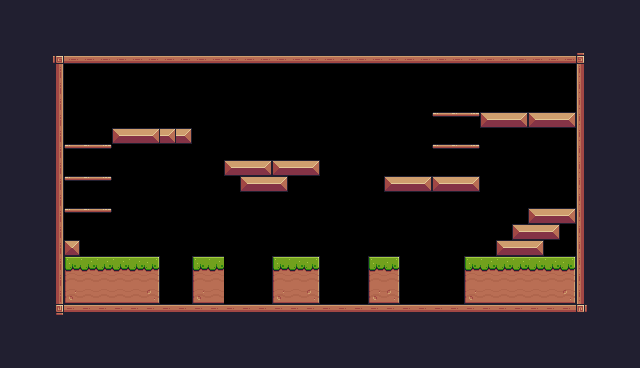

This is a level from a 2D game, rendered from its Tiled map with the project's own tilesets. A one-line summary and the complete map file follow:
An orthogonal 40x23 tile map with 16x16 px tiles, 1 tile layer (Background) and 1 object (Player).

<map version="1.10" tiledversion="1.11.2" orientation="orthogonal" renderorder="right-down" width="40" height="23" tilewidth="16" tileheight="16" infinite="0" nextlayerid="3" nextobjectid="2">
 <tileset firstgid="1" source="Pixel Adventure.tsx" />
 <layer id="1" name="Background" width="40" height="23">
  <data encoding="csv">
24,24,24,24,24,24,24,24,24,24,24,24,24,24,24,24,24,24,24,24,24,24,24,24,24,24,24,24,24,24,24,24,24,24,24,24,24,24,24,24,
24,24,24,24,24,24,24,24,24,24,24,24,24,24,24,24,24,24,24,24,24,24,24,24,24,24,24,24,24,24,24,24,24,24,24,24,24,24,24,24,
24,24,24,24,24,24,24,24,24,24,24,24,24,24,24,24,24,24,24,24,24,24,24,24,24,24,24,24,24,24,24,24,24,24,24,24,24,24,24,24,
24,24,24,92,134,134,134,134,134,134,134,134,134,134,134,134,134,134,134,134,134,134,134,134,134,134,134,134,134,134,134,134,134,134,134,134,93,24,24,24,
24,24,24,113,0,0,0,0,0,0,0,0,0,0,0,0,0,0,0,0,0,0,0,0,0,0,0,0,0,0,0,0,0,0,0,0,111,24,24,24,
24,24,24,113,0,0,0,0,0,0,0,0,0,0,0,0,0,0,0,0,0,0,0,0,0,0,0,0,0,0,0,0,0,0,0,0,111,24,24,24,
24,24,24,113,0,0,0,0,0,0,0,0,0,0,0,0,0,0,0,0,0,0,0,0,0,0,0,0,0,0,0,0,0,0,0,0,111,24,24,24,
24,24,24,113,0,0,0,0,0,0,0,0,0,0,0,0,0,0,0,0,0,0,0,0,0,0,0,40,41,42,13,14,15,13,14,15,111,24,24,24,
24,24,24,113,0,0,0,13,14,15,15,15,0,0,0,0,0,0,0,0,0,0,0,0,0,0,0,0,0,0,0,0,0,0,0,0,111,24,24,24,
24,24,24,113,40,41,42,0,0,0,0,0,0,0,0,0,0,0,0,0,0,0,0,0,0,0,0,40,41,42,0,0,0,0,0,0,111,24,24,24,
24,24,24,113,0,0,0,0,0,0,0,0,0,0,13,14,15,13,14,15,0,0,0,0,0,0,0,0,0,0,0,0,0,0,0,0,111,24,24,24,
24,24,24,113,40,41,42,0,0,0,0,0,0,0,0,13,14,15,0,0,0,0,0,0,13,14,15,13,14,15,0,0,0,0,0,0,111,24,24,24,
24,24,24,113,0,0,0,0,0,0,0,0,0,0,0,0,0,0,0,0,0,0,0,0,0,0,0,0,0,0,0,0,0,0,0,0,111,24,24,24,
24,24,24,113,40,41,42,0,0,0,0,0,0,0,0,0,0,0,0,0,0,0,0,0,0,0,0,0,0,0,0,0,0,13,14,15,111,24,24,24,
24,24,24,113,0,0,0,0,0,0,0,0,0,0,0,0,0,0,0,0,0,0,0,0,0,0,0,0,0,0,0,0,13,14,15,0,111,24,24,24,
24,24,24,113,35,0,0,0,0,0,0,0,0,0,0,0,0,0,0,0,0,0,0,0,0,0,0,0,0,0,0,13,14,15,0,0,111,24,24,24,
24,24,24,113,7,8,8,8,8,9,0,0,7,8,0,0,0,7,8,9,0,0,0,7,9,0,0,0,0,7,8,8,8,8,8,9,111,24,24,24,
24,24,24,113,29,30,30,30,30,31,0,0,29,30,0,0,0,29,30,31,0,0,0,29,31,0,0,0,0,29,30,30,30,30,30,31,111,24,24,24,
24,24,24,113,51,52,52,52,52,53,0,0,51,52,0,0,0,51,52,53,0,0,0,51,53,0,0,0,0,51,52,52,52,52,52,53,111,24,24,24,
24,24,24,114,90,90,90,90,90,90,90,90,90,90,90,90,90,90,90,90,90,90,90,90,90,90,90,90,90,90,90,90,90,90,90,90,115,24,24,24,
24,24,24,24,24,24,24,24,24,24,24,24,24,24,24,24,24,24,24,24,24,24,24,24,24,24,24,24,24,24,24,24,24,24,24,24,24,24,24,24,
24,24,24,24,24,24,24,24,24,24,24,24,24,24,24,24,24,24,24,24,24,24,24,24,24,24,24,24,24,24,24,24,24,24,24,24,24,24,24,24,
24,24,24,24,24,24,24,24,24,24,24,24,24,24,24,24,24,24,24,24,24,24,24,24,24,24,24,24,24,24,24,24,24,24,24,24,24,24,24,24
</data>
 </layer>
 <objectgroup id="2" name="SpawnPoints">
  <object id="1" name="Player" type="Player" x="79.8616" y="222.98" width="32.4191" height="32.4191" />
 </objectgroup>
</map>
